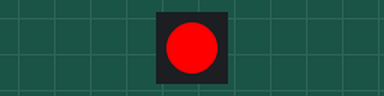
Recording of a sketch running on a simulated Arduino Uno, built with avr-gcc and run on an emulated ATmega328P. On the bench: 1 RGB LEDs in strip order, left to right.

Above: at 0.2 s.
At 1.7 s:
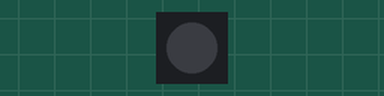
Timing chart, 0 to 3.0 s (numbered marks = the images above):
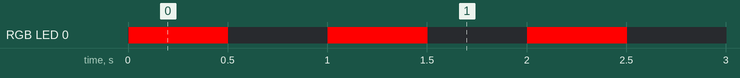

Measured:
- by itself, RGB LED 0: alternates RGB(255, 0, 0) for 0.50 s and off for 0.50 s

The sketch:

infinity_mirror.ino
```cpp
#include <FastLED.h>

// How many leds in your strip?
#define NUM_LEDS 1

// For led chips like WS2812, which have a data line, ground, and power, you just
// need to define DATA_PIN.  For led chipsets that are SPI based (four wires - data, clock,
// ground, and power), like the LPD8806 define both DATA_PIN and CLOCK_PIN
// Clock pin only needed for SPI based chipsets when not using hardware SPI
#define DATA_PIN 5
#define CLOCK_PIN 13

// Define the array of leds
CRGB leds[NUM_LEDS];

void setup() {
  FastLED.addLeds<WS2812B, DATA_PIN, GRB>(leds, NUM_LEDS);
}

void loop() {
  // Turn the LED on, then pause
  leds[0] = CRGB::Red;
  FastLED.show();
  delay(500);
  // Now turn the LED off, then pause
  leds[0] = CRGB::Black;
  FastLED.show();
  delay(500);
}
```
